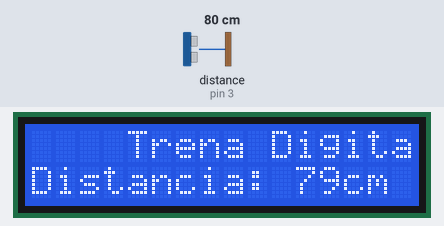
A sketch run on a simulated Arduino Uno, built with avr-gcc and run on an emulated ATmega328P. On the bench: 16×2 character LCD. Wiring (inferred from the names in the program): ultrasonic range finder: trigger pin 2; echo pin 3. The test bench sets the inputs (shaded band); at power-on: distance to the obstacle (sensor on pin 3) 80 cm. The echo pulse lasts 58.3 µs per cm; what the sketch prints to the serial monitor is not drawn.

Above: at 1.2 s.
1.3 s: distance to the obstacle (sensor on pin 3) set to 2 cm
At 2.0 s:
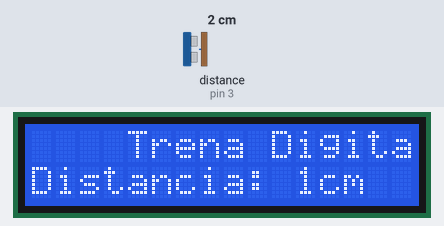
2.8 s: distance to the obstacle (sensor on pin 3) set to 4 cm
At 3.14 s:
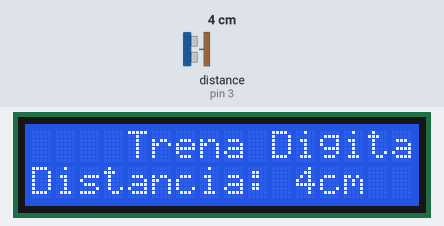
4.3 s: distance to the obstacle (sensor on pin 3) set to 9 cm
At 4.51 s:
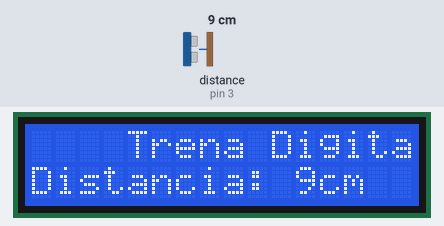
Timing chart, 0 to 7.3 s (numbered marks = the images above; inputs shaded):
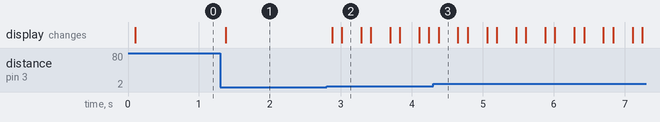

The sketch:

trenaDigital.ino
```cpp
#include <Wire.h>
#include <LiquidCrystal_I2C.h>

LiquidCrystal_I2C lcd(0x3F, 16, 2);

int trigger = 2;
int echo = 3;

void setup()
{
  Serial.begin(9600);
  lcd.init ();
  lcd.backlight();

  pinMode(trigger, OUTPUT);
  pinMode(echo, INPUT);
}

void loop()
{
  digitalWrite(trigger, LOW);
  delayMicroseconds(2);
  digitalWrite(trigger, HIGH);
  delayMicroseconds(10);
  digitalWrite(trigger, LOW);

  int duration = pulseIn(echo, HIGH);

  int distance = (duration/2) / 29.1;

  lcd.setCursor(0,0);
  lcd.print("    Trena Digital   ");
  lcd.setCursor(0,1);
  lcd.print("Distancia: ");
  lcd.print(distance);
  lcd.print("cm   ");

  Serial.println(distance);

  delay(100);
}
```

Measured:
- after the input at 1.3 s, the display: changes after 0.08 s (image 1)
- after the input at 2.8 s, the display: first changes after 0.08 s (image 2 shows a later state)
- after the input at 4.3 s, the display: changes after 0.08 s (image 3)
